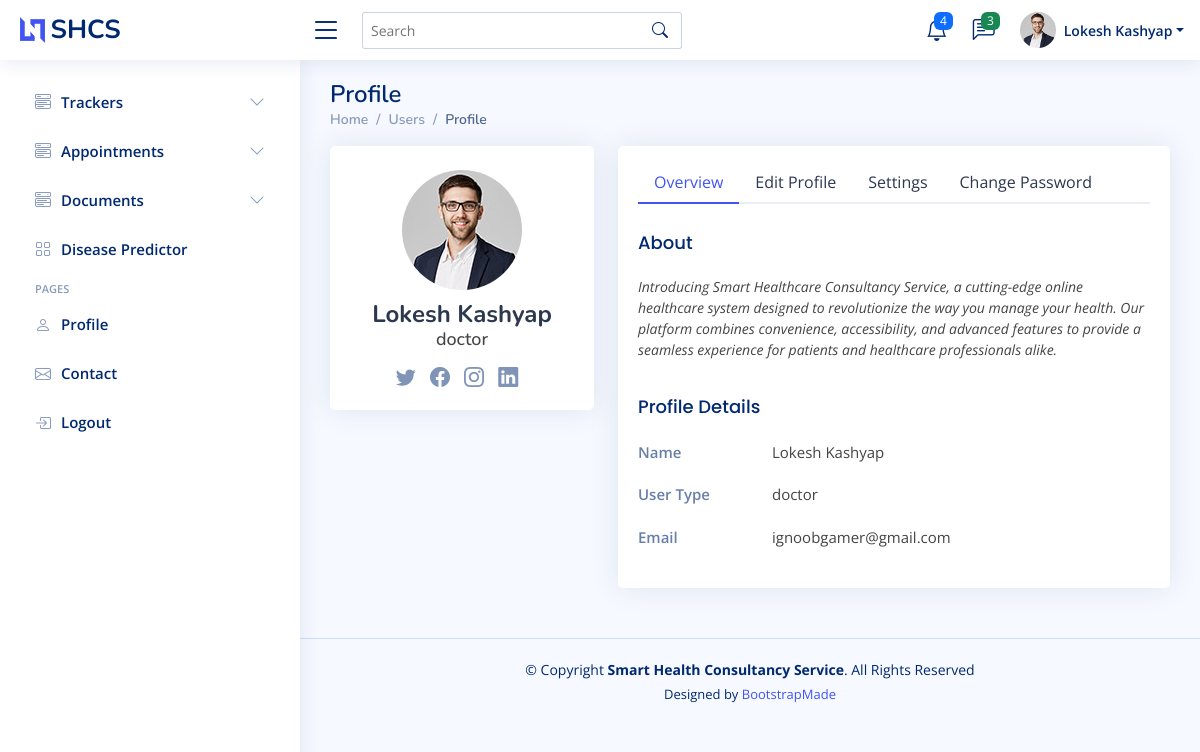
The app's page /profile/ (signed in) with its own data.
### myapp/models.py (models this page shows, shortened)
class User(AbstractBaseUser):
    first_name = models.CharField(max_length=25,blank=True)
    last_name = models.CharField(max_length=25,blank=True)
    phone_number = models.CharField(max_length=14,blank=True)
    email = models.EmailField(verbose_name='Email',max_length=255,unique=True,blank=True)
    gender = models.CharField(choices=(('male','male'),('female','female')),max_length=10,blank=True)
    user_type = models.CharField(choices=(('doctor','doctor'),('patient','patient'),('handler_team','handler_team')),default="patient",max_length=17,blank=True)
    address = models.TextField(max_length=200,null=True,blank=True)
    is_active = models.BooleanField(default=True)
    is_admin = models.BooleanField(default=False)
    objects = UserManager()
    USERNAME_FIELD = 'email'
    REQUIRED_FIELDS = ['first_name','last_name','phone_number','gender','user_type']
    def __str__(self):
        return self.email

### myapp/views.py (the view)
# urls.py: path('profile/',views.profile),
def profile(request):
    return render(request,"profile.html")

### myapp/templates/profile.html (shortened to what this page needs)
<!DOCTYPE html>
<html lang="en">
<head>
    <meta content="width=device-width, initial-scale=1.0" name="viewport"> {% load static %}
    <link href={% static "assets/vendor/bootstrap/css/bootstrap.min.css" %} rel="stylesheet">
    <link href={% static "assets/vendor/bootstrap-icons/bootstrap-icons.css" %} rel="stylesheet">
    <link href={% static "assets/vendor/boxicons/css/boxicons.min.css" %} rel="stylesheet">
    <link href={% static "assets/vendor/quill/quill.snow.css" %} rel="stylesheet">
    <link href={% static "assets/vendor/quill/quill.bubble.css" %} rel="stylesheet">
    <link href={% static "assets/vendor/remixicon/remixicon.css" %} rel="stylesheet">
    <link href={% static "assets/vendor/simple-datatables/style.css" %} rel="stylesheet">
    <link href={% static "assets/css/style.css" %} rel="stylesheet">
</head>
<body>
    <header id="header" class="header fixed-top d-flex align-items-center">
        <div class="d-flex align-items-center justify-content-between">
            <a href="index.html" class="logo d-flex align-items-center">
                <img src={% static "assets/img/logo.png" %} alt="">
                <span class="d-none d-lg-block">SHCS</span>
            </a>
            <i class="bi bi-list toggle-sidebar-btn"></i>
        </div>
        <div class="search-bar">
            <form class="search-form d-flex align-items-center" method="POST" action="#">
                <input type="text" name="query" placeholder="Search" title="Enter search keyword">
                <button type="submit" title="Search"><i class="bi bi-search"></i></button>
            </form>
        </div>
        <nav class="header-nav ms-auto">
            <ul class="d-flex align-items-center">
                <li class="nav-item dropdown">
                    <a class="nav-link nav-icon" href="#" data-bs-toggle="dropdown">
                        <i class="bi bi-bell"></i>
                        <span class="badge bg-primary badge-number">4</span>
                    </a>
                </li>
                <li class="nav-item dropdown">
                    <a class="nav-link nav-icon" href="#" data-bs-toggle="dropdown">
                        <i class="bi bi-chat-left-text"></i>
                        <span class="badge bg-success badge-number">3</span>
                    </a>
                </li>
                <li class="nav-item dropdown pe-3">
                    <a class="nav-link nav-profile d-flex align-items-center pe-0" href="#" data-bs-toggle="dropdown">
                        {% if user.gender == 'male' %}<img src={% static "assets/img/profile-img.jpg" %} alt="Profile" class="rounded-circle">{% else %}<img src={% static "assets/img/messages-2.jpg" %} alt="Profile" class="rounded-circle">{% endif %}
                        <span class="d-none d-md-block dropdown-toggle ps-2">{{user.first_name}} {{user.last_name}}</span>
                    </a>
                </li>
            </ul>
        </nav>
    </header>
    <aside id="sidebar" class="sidebar">
        <ul class="sidebar-nav" id="sidebar-nav">
          <li class="nav-item">
            <a class="nav-link collapsed" data-bs-target="#components-nav" data-bs-toggle="collapse" href="#">
              <i class="bi bi-menu-button-wide"></i><span>Trackers</span><i class="bi bi-chevron-down ms-auto"></i>
            </a>
          </li>
          <li class="nav-item">
            <a class="nav-link collapsed" data-bs-target="#Appointments" data-bs-toggle="collapse" href="#">
              <i class="bi bi-menu-button-wide"></i><span>Appointments</span><i class="bi bi-chevron-down ms-auto"></i>
            </a>
          </li>
          <li class="nav-item">
            <a class="nav-link collapsed" data-bs-target="#Documents" data-bs-toggle="collapse" href="#">
              <i class="bi bi-menu-button-wide"></i><span>Documents</span><i class="bi bi-chevron-down ms-auto"></i>
            </a>
          </li>
          <li class="nav-item">
            <a class="nav-link collapsed" href="/dashboard/">
              <i class="bi bi-grid"></i>
              <span>Disease Predictor</span>
            </a>
          </li>
          <li class="nav-heading">Pages</li>
          <li class="nav-item">
            <a class="nav-link collapsed" href="/profile/">
              <i class="bi bi-person"></i>
              <span>Profile</span>
            </a>
          </li>
          <li class="nav-item">
            <a class="nav-link collapsed" href="#">
              <i class="bi bi-envelope"></i>
              <span>Contact</span>
            </a>
          </li>
          <li class="nav-item">
            <a class="nav-link collapsed" href="/logout/">
              <i class="bi bi-box-arrow-in-right"></i>
              <span>Logout</span>
            </a>
          </li>
        </ul>
      </aside>
    <main id="main" class="main">
        <div class="pagetitle">
            <h1>Profile</h1>
            <nav>
                <ol class="breadcrumb">
                    <li class="breadcrumb-item"><a href="index.html">Home</a></li>
                    <li class="breadcrumb-item">Users</li>
                    <li class="breadcrumb-item active">Profile</li>
                </ol>
            </nav>
        </div>
        <section class="section profile">
            <div class="row">
                <div class="col-xl-4">
                    <div class="card">
                        <div class="card-body profile-card pt-4 d-flex flex-column align-items-center">
                            {% if user.gender == 'male' %}<img src={% static "assets/img/profile-img.jpg" %} alt="Profile" class="rounded-circle">{% else %}<img src={% static "assets/img/messages-2.jpg" %} alt="Profile" class="rounded-circle">{% endif %}
                            <h2>{{user.first_name}} {{user.last_name}}</h2>
                            <h3>{{user.user_type}}</h3>
                            <div class="social-links mt-2">
                                <a href="#" class="twitter"><i class="bi bi-twitter"></i></a>
                                <a href="#" class="facebook"><i class="bi bi-facebook"></i></a>
                                <a href="#" class="instagram"><i class="bi bi-instagram"></i></a>
                                <a href="#" class="linkedin"><i class="bi bi-linkedin"></i></a>
                            </div>
                        </div>
                    </div>
                </div>
                <div class="col-xl-8">
                    <div class="card">
                        <div class="card-body pt-3">
                            <ul class="nav nav-tabs nav-tabs-bordered">
                                <li class="nav-item">
                                    <button class="nav-link active" data-bs-toggle="tab" data-bs-target="#profile-overview">Overview</button>
                                </li>
                                <li class="nav-item">
                                    <button class="nav-link" data-bs-toggle="tab" data-bs-target="#profile-edit">Edit Profile</button>
                                </li>
                                <li class="nav-item">
                                    <button class="nav-link" data-bs-toggle="tab" data-bs-target="#profile-settings">Settings</button>
                                </li>
                                <li class="nav-item">
                                    <button class="nav-link" data-bs-toggle="tab" data-bs-target="#profile-change-password">Change Password</button>
                                </li>
                            </ul>
                            <div class="tab-content pt-2">
                                <div class="tab-pane fade show active profile-overview" id="profile-overview">
                                    <h5 class="card-title">About</h5>
                                    <p class="small fst-italic">Introducing Smart Healthcare Consultancy Service, a cutting-edge online healthcare system designed to revolutionize the way you manage your health. Our platform combines convenience, accessibility, and advanced features to provide a seamless experience for patients and healthcare professionals alike.</p>
                                    <h5 class="card-title">Profile Details</h5>
                                    <div class="row">
                                        <div class="col-lg-3 col-md-4 label ">Name</div>
                                        <div class="col-lg-9 col-md-8">{{user.first_name}} {{user.last_name}}</div>
                                    </div>
                                    <div class="row">
                                        <div class="col-lg-3 col-md-4 label">User Type</div>
                                        <div class="col-lg-9 col-md-8">{{user.user_type|lower}}</div>
                                    </div>
                                    <div class="row">
                                        <div class="col-lg-3 col-md-4 label">Email</div>
                                        <div class="col-lg-9 col-md-8">{{user.email}}</div>
                                    </div>
                                </div>
                            </div>
                        </div>
                    </div>
                </div>
            </div>
        </section>
    </main>
    <footer id="footer" class="footer">
        <div class="copyright">
            &copy; Copyright <strong><span>Smart Health Consultancy Service</span></strong>. All Rights Reserved
        </div>
        <div class="credits">
            Designed by <a href="https://bootstrapmade.com/">BootstrapMade</a>
        </div>
    </footer>
</body>
</html>

### records on screen
User: first_name "Lokesh", last_name "Kashyap", user_type "doctor", email "ignoobgamer@gmail.com"
